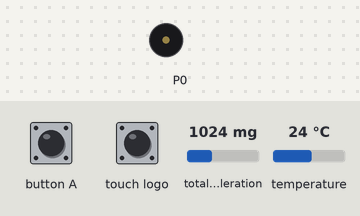
Bench run of a program on a simulated BBC micro:bit (MakeCode). Shown: buzzer (waves = sounding). The test bench sets the inputs (shaded band); at power-on: total acceleration 1024 mg, temperature 24 °C.

Above: at 1.2 s.
1.3 s: button A pressed for 0.15 s
At 1.5 s:
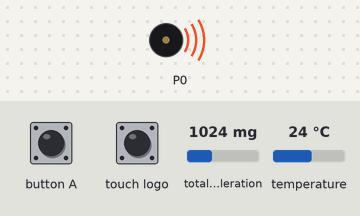
Timing chart, 0 to 4.3 s (numbered marks = the images above; inputs shaded):
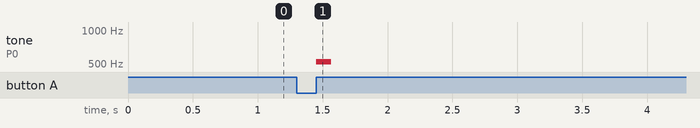

Measured:
- after the input at 1.3 s, tone on P0: silent → 523 Hz after 0.15 s, → silent 0.12 s later

The program:

main.ts
```typescript
input.onLogoEvent(TouchButtonEvent.Pressed, function () {
    mn = 1
})
input.onLogoEvent(TouchButtonEvent.LongPressed, function () {
    mn = 6
})
input.onButtonPressed(Button.A, function () {
    music.playMelody("C5 B A G F E D C ", 120)
})
let mn = 0
basic.clearScreen()
basic.forever(function () {
    if (input.temperature() >= 45) {
        basic.showLeds(`
            # # . . .
            # . . # .
            # # . # #
            # . . # .
            # . . # .
            `)
        while (input.temperature() >= 50) {
            for (let index = 0; index < 15; index++) {
                music.playTone(988, music.beat(BeatFraction.Half))
                music.rest(music.beat(BeatFraction.Half))
            }
        }
    } else {
        basic.clearScreen()
    }
    if (input.acceleration(Dimension.Strength) == 10 && !(input.buttonIsPressed(Button.B))) {
        music.startMelody(music.builtInMelody(Melodies.Funeral), MelodyOptions.OnceInBackground)
    } else {
        music.stopMelody(MelodyStopOptions.Background)
    }
    basic.pause(100)
})
```

test.ts
```typescript
// 在此处测试；当此软件包作为插件使用时，将不会编译此软件包。
```
